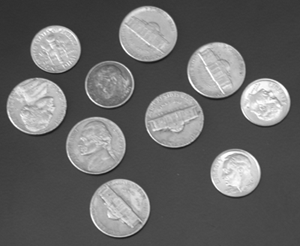
//> input picture Lab5/coins.png, 300 x 246 px
$ ./2-Openning__Closing_and_Boundary_extraction   (built with g++ and OpenCV 4)
//> lines starting //> are read from the running program, lines starting //| are printed output that depends on the picture; after the words box and inside, x2 and y2 are one past the last pixel; in counts of white or black regions, pixels touching at a corner belong together
#include "opencv2/imgproc/imgproc.hpp"
#include "opencv2/highgui/highgui.hpp"
#include <stdlib.h>
#include <stdio.h>
#include <iostream>

using namespace cv;
using namespace std;

/// Global variables
Mat src, erosion_dst, dilation_dst;

int erosion_elem = 0;
int erosion_size = 0;
int dilation_elem = 0;
int dilation_size = 0;
int const max_elem = 2;
int const max_kernel_size = 31;

/** Function Headers */
void Erosion(int, void*);
void Dilation(int, void*);

/** @function main */
int main(int argc, char** argv)
{
	/// Load an image
	src = imread("coins.png");
//> src is the input picture: 246 rows x 300 cols, CV_8UC3; min 23, max 255, mean 103

	if (!src.data)
	{
		return -1;
	}

	/// Create windows
	namedWindow("Erosion Demo", CV_WINDOW_AUTOSIZE);
	namedWindow("Dilation Demo", CV_WINDOW_AUTOSIZE);
	//cvMoveWindow("Dilation Demo", src.cols, 0);

	/// Create Erosion Trackbar
	createTrackbar("Element:\n 0: Rect \n 1: Cross \n 2: Ellipse", "Erosion Demo",
		&erosion_elem, max_elem,
		Erosion);

	createTrackbar("Kernel size:\n 2n +1", "Erosion Demo",
		&erosion_size, max_kernel_size,
		Erosion);

	/// Create Dilation Trackbar
	createTrackbar("Element:\n 0: Rect \n 1: Cross \n 2: Ellipse", "Dilation Demo",
		&dilation_elem, max_elem,
		Dilation);

	createTrackbar("Kernel size:\n 2n +1", "Dilation Demo",
		&dilation_size, max_kernel_size,
		Dilation);

	cvtColor(src, src, CV_BGR2GRAY);
//> src: 246 rows x 300 cols, CV_8UC1
	int x = threshold(src, src, 0, 255, CV_THRESH_BINARY | CV_THRESH_OTSU);
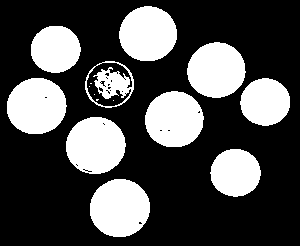
//> src: 246 rows x 300 cols, CV_8UC1; 30.2% white; 15 white regions (5 under 20 px), largest, box (x1, y1, x2, y2) and area: (90, 179, 150, 237) 2748, (66, 117, 126, 174) 2667, (7, 78, 67, 134) 2649
//> x = 126
	cout << x;
//| 126


	Mat imageB, imageC;

	/// Default start
	Mat element = getStructuringElement(MORPH_ELLIPSE, Size(9, 9), Point(4, 4));
	Mat element_open = getStructuringElement(MORPH_ELLIPSE, Size(51, 51), Point(25, 25));
	morphologyEx(src, src, 3, element);
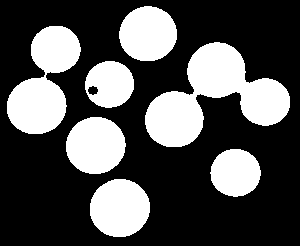
//> src: 246 rows x 300 cols, CV_8UC1; 31.5% white; 7 white regions, largest, box (x1, y1, x2, y2) and area: (145, 42, 290, 147) 7144, (7, 26, 81, 134) 4529, (90, 179, 150, 237) 2753
	morphologyEx(src, imageB, 2, element_open);
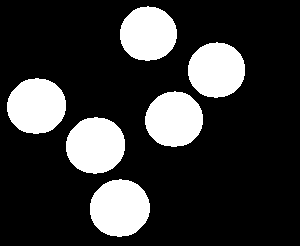
//> imageB: 246 rows x 300 cols, CV_8UC1; 20.9% white; 6 white regions, box (x1, y1, x2, y2) and area: (90, 179, 150, 237) 2713, (66, 117, 125, 174) 2636, (7, 78, 66, 134) 2587, (145, 91, 203, 147) 2526, (188, 42, 245, 98) 2500, (120, 6, 177, 61) 2447
	imageC = src - imageB;
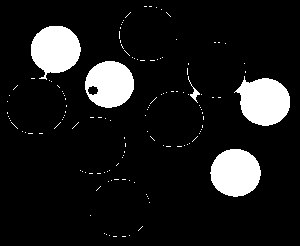
//> imageC: 246 rows x 300 cols, CV_8UC1; 10.6% white; 132 white regions (127 under 20 px), largest, box (x1, y1, x2, y2) and area: (234, 76, 290, 126) 1961, (210, 149, 261, 197) 1893, (31, 26, 81, 80) 1884, (85, 61, 134, 108) 1744, (188, 76, 200, 103) 72

	morphologyEx(imageC, imageC, 2, element);
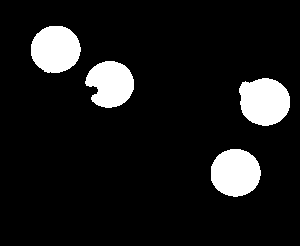
//> imageC: 246 rows x 300 cols, CV_8UC1; 10% white; 4 white regions, box (x1, y1, x2, y2) and area: (239, 78, 290, 126) 1938, (211, 149, 261, 197) 1889, (31, 26, 81, 73) 1859, (85, 61, 134, 108) 1697
	imshow("imageC", imageC);

	Erosion(0, 0);
	Dilation(0, 0);

	waitKey(0);
	return 0;
}

/**  @function Erosion  */
void Erosion(int, void*)
{
	int erosion_type;
	if (erosion_elem == 0) { erosion_type = MORPH_RECT; }
	else if (erosion_elem == 1) { erosion_type = MORPH_CROSS; }
	else if (erosion_elem == 2) { erosion_type = MORPH_ELLIPSE; }

	Mat element = getStructuringElement(erosion_type,
		Size(2 * erosion_size + 1, 2 * erosion_size + 1),
		Point(erosion_size, erosion_size));

	/// Apply the erosion operation
	erode(src, erosion_dst, element);
	imshow("Erosion Demo", erosion_dst);
}

/** @function Dilation */
void Dilation(int, void*)
{
	int dilation_type;
	if (dilation_elem == 0) { dilation_type = MORPH_RECT; }
	else if (dilation_elem == 1) { dilation_type = MORPH_CROSS; }
	else if (dilation_elem == 2) { dilation_type = MORPH_ELLIPSE; }

	Mat element = getStructuringElement(dilation_type,
		Size(2 * dilation_size + 1, 2 * dilation_size + 1),
		Point(dilation_size, dilation_size));
	/// Apply the dilation operation
	dilate(src, dilation_dst, element);
	imshow("Dilation Demo", dilation_dst);
}

$ run again, with Lab5/1.jpg saved as Lab5/coins.png
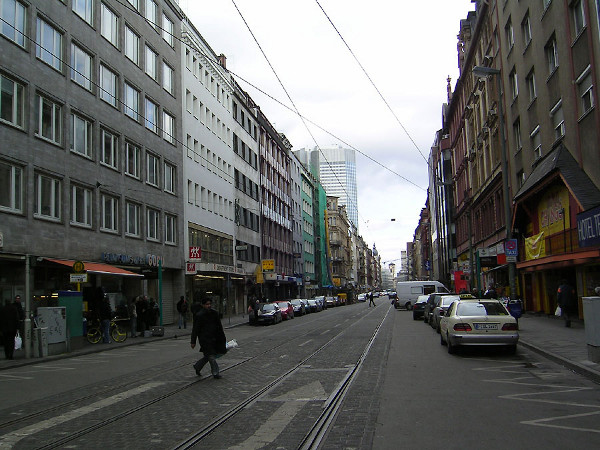
//> input picture Lab5/1.jpg, 600 x 450 px
//> src is the input picture: 450 rows x 600 cols, CV_8UC3; mean B, G, R 97, 98.6, 97.3
//> `int x = threshold(src, src, 0, 255, CV_THRESH_BINARY | CV_THRESH_OTSU);`:
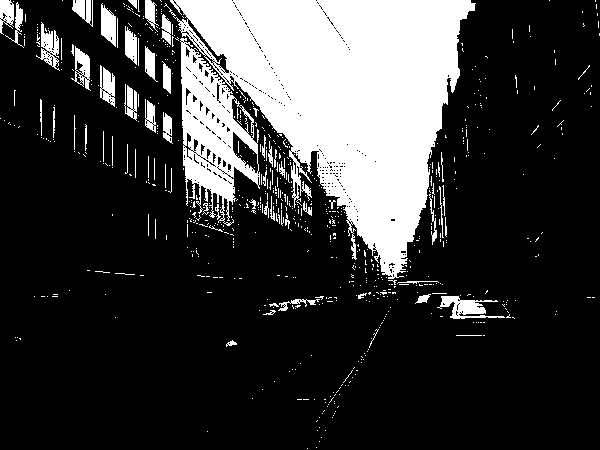
//> src: 450 rows x 600 cols, CV_8UC1; 21.9% white; 727 white regions (659 under 20 px), largest, box (x1, y1, x2, y2) and area: (164, 0, 476, 279) 50053, (437, 296, 505, 319) 699, (36, 22, 60, 71) 499
//> x = 143
//| 143
//> imageB: 450 rows x 600 cols, CV_8UC1; 20.7% white; 1 white region, box (x1, y1, x2, y2) and area: (136, 0, 471, 266) 55769
//> `morphologyEx(imageC, imageC, 2, element);`:
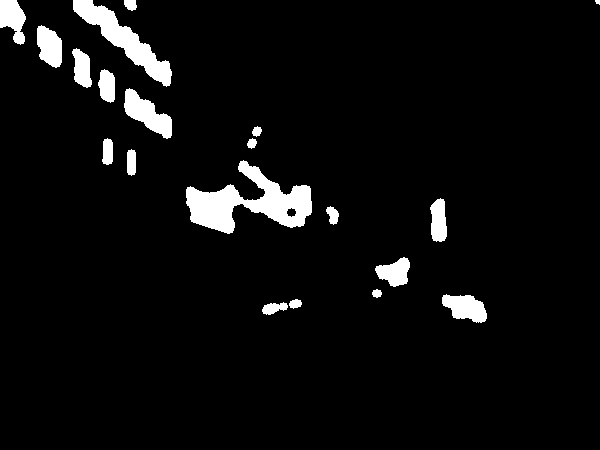
//> imageC: 450 rows x 600 cols, CV_8UC1; 5.1% white; 20 white regions (1 under 20 px), largest, box (x1, y1, x2, y2) and area: (186, 160, 312, 234) 4166, (73, 0, 172, 87) 2414, (124, 88, 172, 139) 1162
